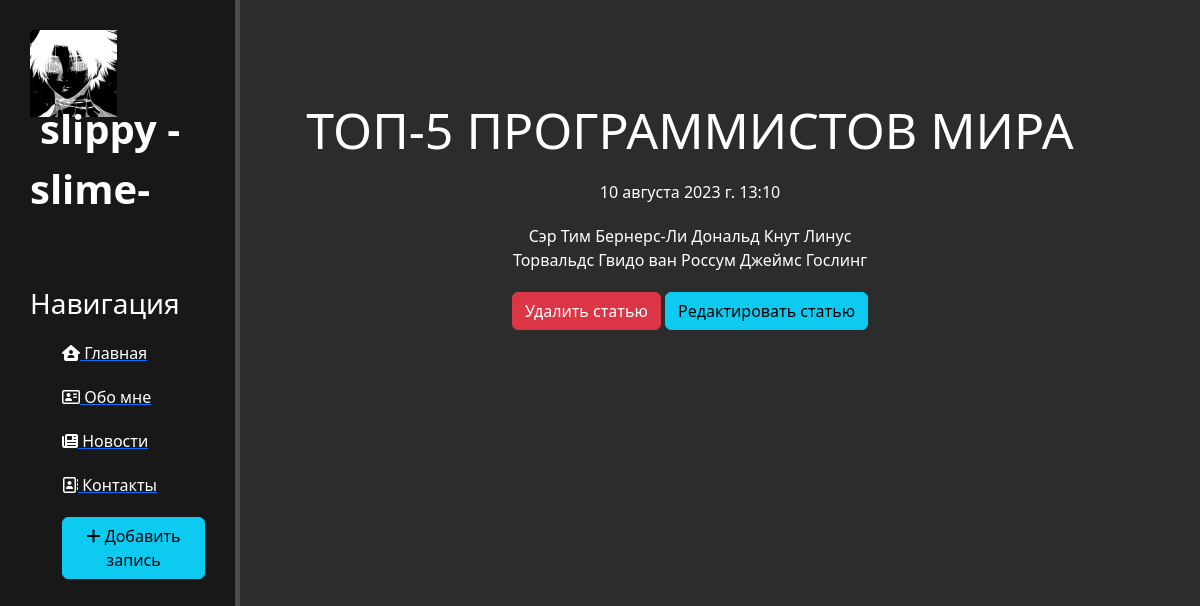
The page /news/2 on the database its author committed.
### news/models.py (models this page shows, shortened)
class Articles(models.Model):
    title = models.CharField('Название', max_length=50)
    anons = models.CharField('Анонс', max_length=250)
    full_text = models.TextField('Статья')
    date = models.DateTimeField('Дата публикации')
    class Meta:
        verbose_name = 'Новость'
        verbose_name_plural = 'Новости'

### news/views.py (the view)
class NewsDetailView(DetailView):
    model = Articles
    template_name = 'news/details_view.html'
    context_object_name = 'article'

### news/templates/news/details_view.html (shortened to what this page needs)
{% extends 'main/layout.html' %}
{% block content %}
    <div class="features">
        <h1>{{ article.title }}</h1>
        <p>{{ article.date }}</p>
        <p>{{ article.full_text }}</p>
        <a href="{% url 'news-delete' article.id %}" class="btn btn-danger">Удалить статью</a>
        <a href="{% url 'news-update' article.id %}" class="btn btn-info">Редактировать статью</a>
    </div>
{% endblock %}

### main/static/main/css/main.css (style rules this page uses)
body { background: #2c2c2c; }
main .features { float: left; color: #fff; margin-top: 100px; text-align: center; width: 75%; }
main .features h1 { font-size: 50px; }
main .features p { max-width: 400px; margin: 20px auto }

### rows shown on the page
Articles: title "ТОП-5 ПРОГРАММИСТОВ МИРА", date "10 августа 2023 г. 13:10", full_text "Сэр Тим Бернерс-Ли Дональд Кнут Линус Торвальдс Гвидо ван Россум Джеймс Гослинг"
